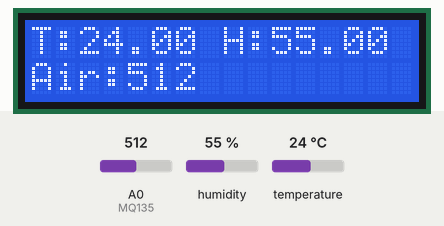
This sketch was run on a simulated ESP8266 (NodeMCU). Parts: 16×2 character LCD. The test bench sets the inputs (shaded band); at power-on: humidity 55 %, A0 (MQ135) = 512, temperature 24 °C. WiFi joins after 1.5 s; servers stay silent unless stated.

Above: at 4.5 s.
4.6 s: humidity set to 22 %
At 9.1 s:
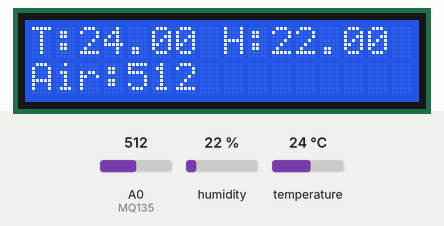
9.4 s: A0 (MQ135) set to 716
At 11.0 s:
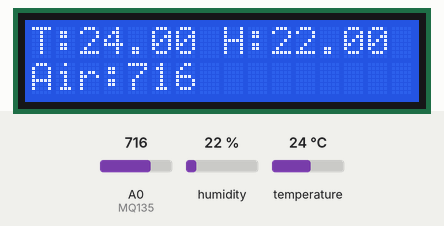
11.3 s: temperature set to 12 °C
At 12.4 s:
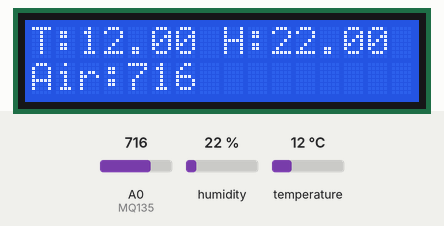
13.4 s: A0 (MQ135) set to 900
At 14.2 s:
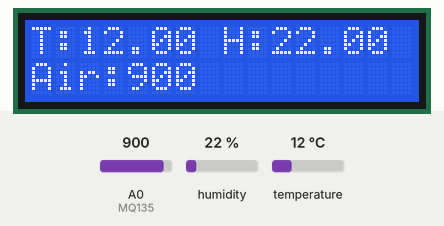
15.3 s: humidity set to 40 %
At 16.6 s:
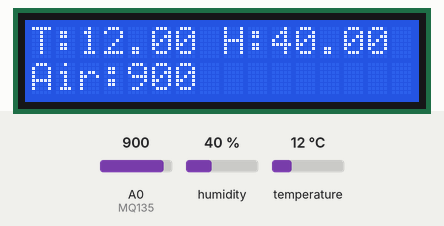
17.4 s: A0 (MQ135) set to 1023
At 18.5 s:
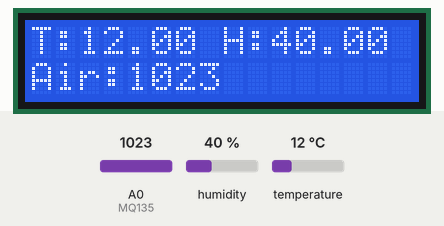
Timing chart, 0 to 20.3 s (numbered marks = the images above; inputs shaded):
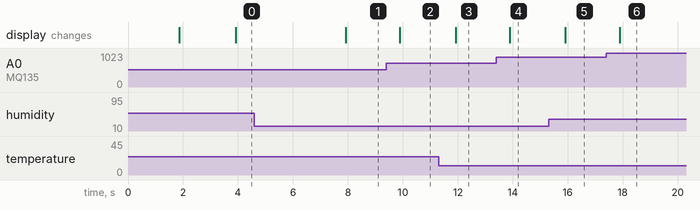

Measured:
- after the input at 4.6 s, the display: changes after 3.3 s (image 1)
- after the input at 9.4 s, the display: changes after 0.49 s (image 2)
- after the input at 11.3 s, the display: changes after 0.62 s (image 3)
- after the input at 13.4 s, the display: changes after 0.49 s (image 4)
- after the input at 15.3 s, the display: changes after 0.62 s (image 5)
- after the input at 17.4 s, the display: changes after 0.49 s (image 6)

The sketch:

air_quality_monitor.ino
```cpp
#include <ESP8266WiFi.h>
#include <BlynkSimpleEsp8266.h>
#include <DHT.h>
#include <Wire.h>
#include <LiquidCrystal_I2C.h>

// Blynk credentials
char auth[] = "YOUR_BLYNK_TOKEN";
char ssid[] = "YOUR_WIFI_NAME";
char pass[] = "YOUR_WIFI_PASSWORD";

// DHT setup
#define DHTPIN D4
#define DHTTYPE DHT11
DHT dht(DHTPIN, DHTTYPE);

// MQ135
#define MQ135 A0

// LCD
LiquidCrystal_I2C lcd(0x27, 16, 2);

// Timer
BlynkTimer timer;

void sendData() {
  float temp = dht.readTemperature();
  float hum = dht.readHumidity();
  int airQuality = analogRead(MQ135);

  // Send to Blynk
  Blynk.virtualWrite(V0, temp);
  Blynk.virtualWrite(V1, hum);
  Blynk.virtualWrite(V2, airQuality);

  // LCD Display
  lcd.clear();
  lcd.setCursor(0, 0);
  lcd.print("T:");
  lcd.print(temp);
  lcd.print(" H:");
  lcd.print(hum);

  lcd.setCursor(0, 1);
  lcd.print("Air:");
  lcd.print(airQuality);
}

void setup() {
  Serial.begin(9600);

  Blynk.begin(auth, ssid, pass);
  dht.begin();

  lcd.init();
  lcd.backlight();

  timer.setInterval(2000L, sendData);
}

void loop() {
  Blynk.run();
  timer.run();
}
```
